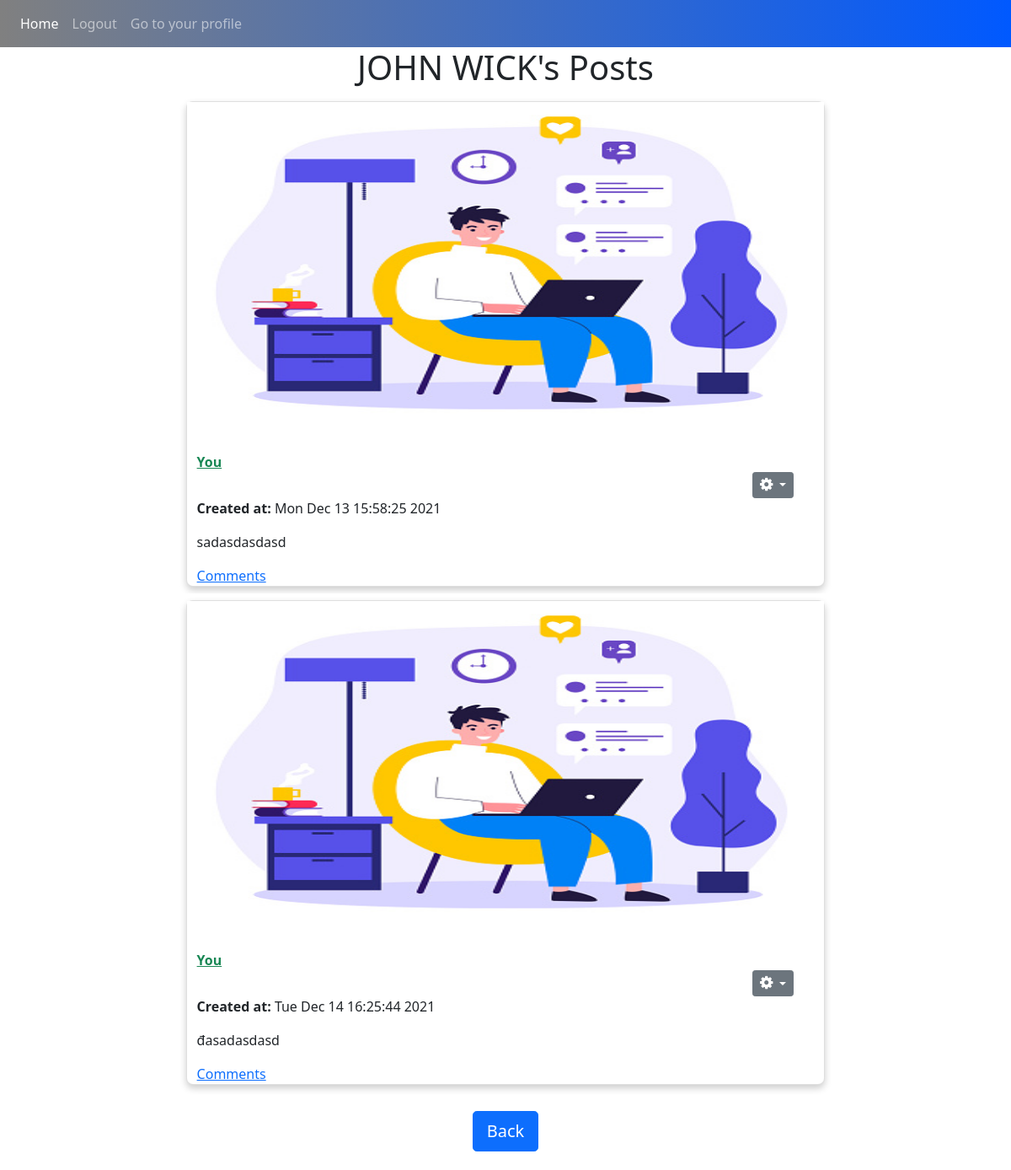
The app's page /posts/1 (signed in) with its own data.
### models.py (models this page shows, shortened)
class User(db.Model, UserMixin):
    __tablename__ = 'users'
    id = db.Column(db.Integer, primary_key=True)
    username = db.Column(db.String(64), unique=True, index=True)
    email = db.Column(db.String(150), unique= True)
    password_hash = db.Column(db.String(128))
    posts = db.relationship('Post', backref="author", lazy=True)
    comments = db.relationship('Comment', backref="user_comment", lazy=True)
    followed = db.relationship('Follow', foreign_keys=[Follow.follower_id], backref=db.backref('follower', lazy='joined'), lazy=True, cascade='all, delete-orphan')
    followers = db.relationship('Follow', foreign_keys=[Follow.followed_id], backref=db.backref('followed', lazy='joined'), lazy=True, cascade='all, delete-orphan')
    @property
    def password(self):
        raise AttributeError('password is not a readable attribute')

class Post(db.Model):
    __tablename__ = 'posts'
    id = db.Column(db.Integer, primary_key=True)
    img = db.Column(db.Text, nullable = True)
    body = db.Column(db.Text)
    timestamp = db.Column(db.DateTime, index=True, default=datetime.now)
    author_id = db.Column(db.Integer, db.ForeignKey('users.id'))
    comments = db.relationship('Comment', backref="post_comment", lazy=True)

### views.py (the view)
@views.route("/posts/<author_id>")
def posts(author_id):
    user = User.query.filter_by(id=author_id).first()
    username = user.username
    if not user:
        flash('No user with that username exists.', category='error')
        return redirect(url_for('views.home'))
    posts = Post.query.filter_by(author_id=user.id).all()
    return render_template("userpost.html", user=current_user, posts=posts, username=username, author=user)

### initial.py (called while the page is built)
def create_app():
    app = Flask(__name__)
    app.config['SECRET_KEY'] = 'okay'
    app.config['SQLALCHEMY_DATABASE_URI'] = f'sqlite:///{DB_NAME}'
    app.config['SQLALCHEMY_TRACK_MODIFICATIONS'] = False
    db.init_app(app)
    from views import views
    from auth import auth
    app.register_blueprint(views, url_prefix='/')
    app.register_blueprint(auth, url_prefix='/')
    from models import User, Post, Comment, Follow
    create_database(app)
    login_manager = LoginManager()
    login_manager.login_view = 'auth.login'
    login_manager.init_app(app)
    @login_manager.user_loader
    def load_user(id):
        return User.query.get(int(id))
    return app

### templates/userpost.html (shortened to what this page needs)
{% extends "base.html" %} {% block title %}Home{% endblock %} {% block content
    %}
    <h1 align="center">{{username}}'s Posts</h1>
        <ul class="list-group list-group-flush" id="notes">
        {% for post in posts %}
        <li class="list-group-item">
            <div class ="card">
                <img src='/static/{{post.img}}' onerror="this.onerror=null;this.src='/static/default-image.jpg';" alt="Avatar" style="width:100%; height: 400px;">
                <div class="container">
                    {% if post.author_id == user.id %}
                    <span><a href="/profile/{{post.author_id}}"  class="link-success"><b> You </b></a></span>
                    {% else %}
                    <span style="color: red;"><b>Author: </b><a href="/profile/{{post.author_id}}"  class="link-dark">{{ post.author.username}}</a></span>
                    {% endif %}
                    {% if post.author_id == user.id %}
                    <div class="btn-group" style="margin-left: 90%;">
                        <button
                        type="button"
                        class="btn btn-sm btn-secondary dropdown-toggle"
                        data-bs-toggle="dropdown"
                        >
                        <i style="font-size:18px" class="fa">&#xf013;</i>
                        </button>
                    </div>
                    {% endif %}
                    <p><b>Created at: </b>{{post.timestamp.strftime("%c")}}</p>
                    <p>{{ post.body }}</p>
                    <a href="#comments" class="viewbutton">Comments</a>
                </div>
            </div>
        </li>
        {% endfor %}
        </ul>
        <div align="center">
            <a href="/profile/{{author.id}}"><button type="button" class="btn btn-primary btn-lg">Back</button></a>
        </div>
    {% endblock %}

### static/home.css (style rules this page uses)
.card { box-shadow: 0 4px 8px 0 rgba(0,0,0,0.2); transition: 0.3s; width: 70%; margin: 15px; border-radius: 8px; margin: auto; }

### records on screen
User: username "JOHN WICK"
Post: timestamp "Mon Dec 13 15:58:25 2021", body "sadasdasdasd"
Post: timestamp "Tue Dec 14 16:25:44 2021", body "đasadasdasd"
